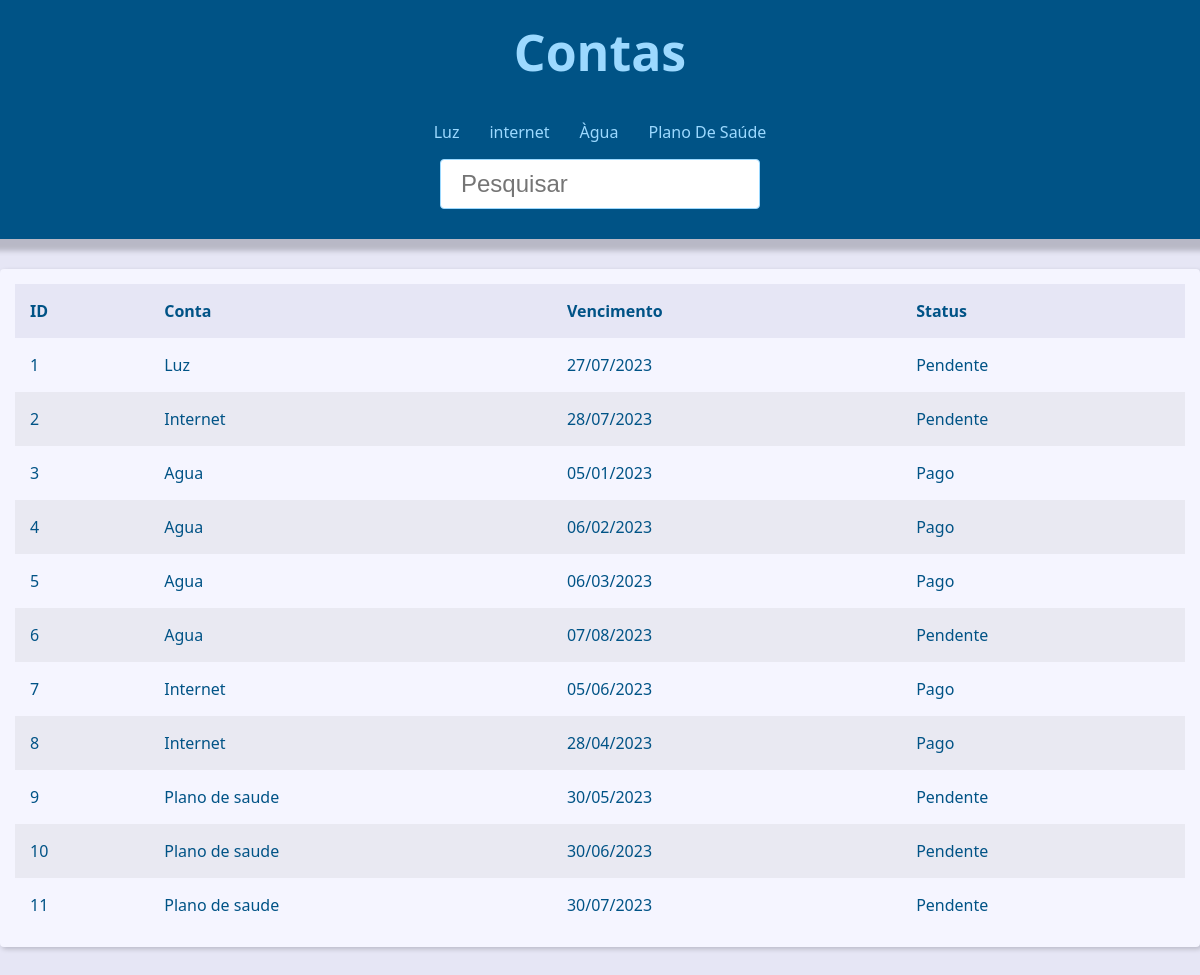
The page / on the database its author committed.
### contas/models.py (models this page shows, shortened)
class Contas(models.Model):
    class Meta:
        verbose_name = 'Conta'
        verbose_name_plural = 'Contas'
    Nome_conta = models.CharField(max_length=65)
    vencimento = models.CharField(max_length=65)
    status = models.CharField(max_length=65, default='')
    valor = models.CharField(max_length=65, default='')

### contas/views.py (the view)
# urls.py: path('', index, name='index'),
def index(request):
    contas = (
        Contas
        .objects
        .all()
    )
    return render(
        request,
        'contas/index.html',
        {
            'contas': contas,
        }
    )

### contas/templates/contas/index.html
{% extends 'global/base.html' %}
{% block content %}
{% if contas %}
    <div class="responsive-table">
        <table class="contacts-table">
            <thead>
                <tr class="table-row table-row-header">
                    <th class="table-header">ID</th>
                    <th class="table-header">Conta</th>
                    <th class="table-header">Vencimento</th>
                    <th class="table-header">Status</th>
                </tr>
            </thead>
            <tbody>
                {% for conta in contas %}
                    <tr class="table-row">
                        <td class="table-cel">
                            {{ conta.id }}
                        </td>
                        <td class="table-cel">
                            {% if conta.Nome_conta == "Internet" %}
                                <a
                                class="table-link"
                                target="_blank"
                                href="https://fnx.adsnet-telecom.net.br/central/index.hhvm"
                                >
                            {% elif conta.Nome_conta == "Luz" %}
                                <a
                                class="table-link"
                                target="_blank"
                                href="https://agenciavirtual.light.com.br/AGV_Segunda_Via_VW/Segunda_Via.aspx"
                                >
                            {% elif conta.Nome_conta == "Agua" %}
                                <a
                                class="table-link"
                                target="_blank"
                                href="https://agenciavirtual.riomaissaneamento.com.br/servicos/segunda-via/"
                                >
                            {% elif conta.Nome_conta == "Plano de saude" %}
                                <a
                                class="table-link"
                                target="_blank"
                                href="https://www.unimedvr.com.br/servicos/php/boleto2via/"
                                >
                            {% else %}
                                <a
                                class="table-link"
                                target="_blank"
                                href="#"
                                >
                            {% endif %}
                                {{ conta.Nome_conta }}
                            </a>
                        </td>
                        <td class="table-cel">
                            {{ conta.vencimento }}
                        </td>
                        <td class="table-cel">
                            {{ conta.status }}
                        </td>
                    </tr>
                {% endfor %}
            </tbody>
        </table>
    </div>
{% else %}
<div class="single-contact">
    <h1 class="single-contact-name">
        Nada foi encontrado!
    </h1>
</div>
{% endif %}
{% endblock content %}

### base_templates/global/base.html
<!DOCTYPE html>
<html lang="pt-br">
<head>
    {% include 'global/partials/_head.html' %}
</head>
<body>
    {% include 'global/partials/_header.html' %}
    <main class='content'>
        {% block content %}{% endblock content %}
    </main>
</body>
</html>

### base_templates/global/partials/_head.html (shortened to what this page needs)
{% load static %}
<link rel="stylesheet" href="{% static 'global/css/style.css' %}">

### base_templates/global/partials/_header.html (shortened to what this page needs)
<header class="header">
    <h1 class="header-heading">
        <a href="{% url 'index' %}" class="header-link">
            Contas
        </a>
    </h1>
    <nav class="menu">
        <ul class="menu-list">
                <a href="{% url 'luz' %}" class="menu-link">
                    Luz
                </a>
                <a href="{% url 'internet' %}" class="menu-link">
                    internet
                </a>
                <a href="{% url 'agua' %}" class="menu-link">
                    Àgua
                </a>
                <a href="{% url 'plano' %}" class="menu-link">
                    Plano De Saúde
                </a>
        </ul>
        <div class="search">
            <form
                action="{% url 'search' %}"
                method="GET"
            >
              <input
                type="search"
                class="search-input"
                placeholder="Pesquisar"
                id="search"
                name="search"
                value="{{ search_value }}"
            >
            </form>
    </nav>
</header>

### base_static/global/css/style.css (style rules this page uses)
:root { --spacing: 1.5rem; --link-dark-color: rgb(0, 83, 134); --link-light-color: rgb(156, 217, 255); --clr-white: rgb(245, 245, 255); --clr-black: rgb(0, 83, 134); --clr-light-gray: rgb(230, 230, 245); --clr-dark-shadow-5: rgba(0, 0, 10, 5%); --clr-dark-shadow-10: rgba(0, 0, 10, 10%); --clr-dark-shadow-20: rgba(0, 0, 10, 20%); --clr-light-shadow-5: rgba(200, 200, 255, 5%); --clr-light-shadow-10: rgba(200, 200, 255, 10%); --clr-light-shadow-20: rgba(200, 200, 255, 20%); --main-page-width: 120rem; --table-min-width: 60rem; --biggest-font-size: 5rem; --bigger-font-size: 4rem; --big-font-size: 3.2rem; --medium-font-size: 2.4rem; --small-font-size: 1.6rem; --smaller-font-size: 1.4rem; --smallest-font-size: 1.2rem; --transition-fast: 300ms; --transition-medium: 600ms; --transition-slow: 1s; --default-border-radius: 4px; }
*, *::before, *::after { margin: 0; padding: 0; box-sizing: border-box; }
html { font-size: 62.5%; }
body { font-family: system-ui, -apple-system, BlinkMacSystemFont, 'Segoe UI', Roboto, Oxygen, Ubuntu, Cantarell, 'Open Sans', 'Helvetica Neue', sans-serif; line-height: 1.5; font-size: var(--small-font-size); color: var(--clr-black); -webkit-font-smoothing: antialiased; background: var(--clr-light-gray); }
.header { background: var(--clr-black); padding: var(--spacing); box-shadow: 0 2px 5px 10px var(--clr-dark-shadow-20); z-index: 1; position: relative; }
.header-heading { font-size: var(--biggest-font-size); text-align: center; }
.header-link { color: var(--link-light-color); text-decoration: none; transition: filter var(--transition-fast) ease-in-out; }
.menu { margin: var(--spacing); }
.menu-list { list-style: none; display: flex; justify-content: center; flex-flow: row wrap; }
.menu-link { display: block; padding: var(--spacing); color: var(--link-light-color); text-decoration: none; transition: background-color var(--transition-fast) ease-in-out; border-radius: var(--default-border-radius); }
.content { max-width: var(--main-page-width); margin: calc(var(--spacing) * 2) auto; padding: var(--spacing); background: var(--clr-white); box-shadow: 2px 2px 5px var(--clr-dark-shadow-20); border-radius: var(--default-border-radius); }
.responsive-table { width: 100%; overflow-x: auto; }
.contacts-table { width: 100%; min-width: var(--table-min-width); border-collapse: collapse; }
.table-row { text-align: left; text-overflow: ellipsis; transition: background-color var(--transition-fast) ease-in-out; }
.table-row:nth-of-type(2n) { background: var(--clr-dark-shadow-5); }
.table-row-header { background: var(--clr-light-gray); color: var(--clr-black); }
.table-cel, .table-header { padding: var(--spacing); }
.table-link { color: var(--link-dark-color); transition: color var(--transition-fast) ease-in-out; text-decoration: none; }
.search { display: flex; justify-content: center; }
.search-input { font-size: var(--medium-font-size); padding: 1rem 2rem; width: 100%; max-width: 32rem; border-radius: var(--default-border-radius); border: 1px solid var(--link-light-color); }

### rows shown on the page
Contas: id "1", Nome_conta "Luz", vencimento "27/07/2023", status "Pendente"
Contas: id "2", Nome_conta "Internet", vencimento "28/07/2023", status "Pendente"
Contas: id "3", Nome_conta "Agua", vencimento "05/01/2023", status "Pago"
Contas: id "4", Nome_conta "Agua", vencimento "06/02/2023", status "Pago"
Contas: id "5", Nome_conta "Agua", vencimento "06/03/2023", status "Pago"
Contas: id "6", Nome_conta "Agua", vencimento "07/08/2023", status "Pendente"
Contas: id "7", Nome_conta "Internet", vencimento "05/06/2023", status "Pago"
Contas: id "8", Nome_conta "Internet", vencimento "28/04/2023", status "Pago"
Contas: id "9", Nome_conta "Plano de saude", vencimento "30/05/2023", status "Pendente"
Contas: id "10", Nome_conta "Plano de saude", vencimento "30/06/2023", status "Pendente"
Contas: id "11", Nome_conta "Plano de saude", vencimento "30/07/2023", status "Pendente"
